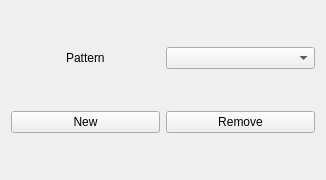
<?xml version="1.0" encoding="UTF-8"?>
<ui version="4.0">
 <class>ProfilesManagerWindow</class>
 <widget class="QWidget" name="ProfilesManagerWindow">
  <property name="geometry">
   <rect>
    <x>0</x>
    <y>0</y>
    <width>326</width>
    <height>180</height>
   </rect>
  </property>
  <property name="windowTitle">
   <string>Profiles manager</string>
  </property>
  <layout class="QGridLayout" name="gridLayout">
   <item row="0" column="0" alignment="Qt::AlignHCenter">
    <widget class="QLabel" name="label">
     <property name="text">
      <string>Pattern</string>
     </property>
    </widget>
   </item>
   <item row="1" column="0">
    <widget class="QPushButton" name="newPushButton">
     <property name="text">
      <string>New</string>
     </property>
    </widget>
   </item>
   <item row="0" column="1">
    <widget class="QComboBox" name="patterns"/>
   </item>
   <item row="1" column="1">
    <widget class="QPushButton" name="removePushButton">
     <property name="text">
      <string>Remove</string>
     </property>
    </widget>
   </item>
  </layout>
 </widget>
 <resources/>
 <connections/>
</ui>
